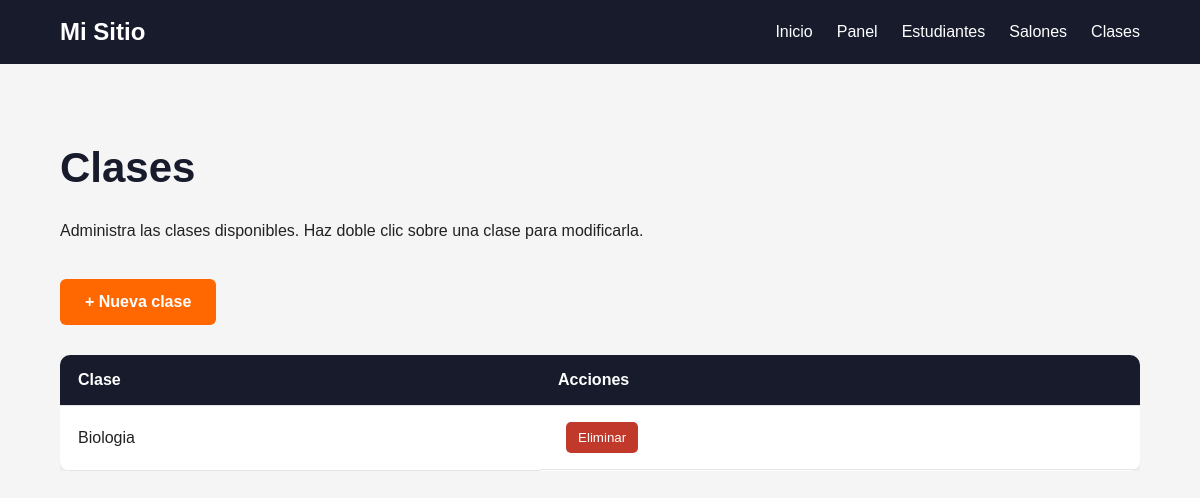
The app's page /estudiantes/clases/, older data.
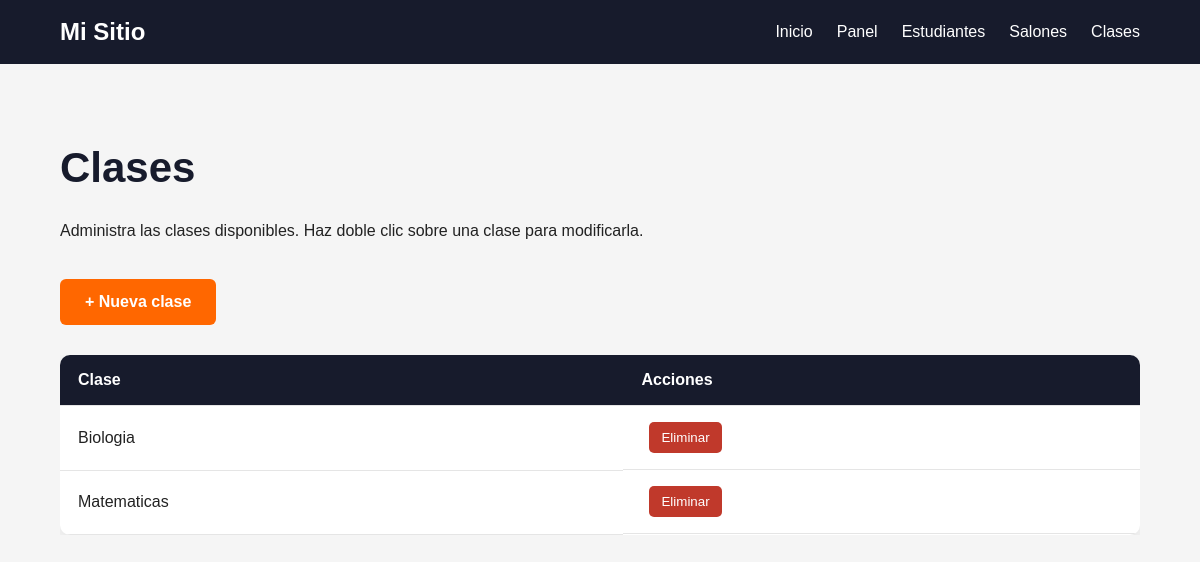
The same page, newer data.
### estudiantes/models.py (models this page shows, shortened)
class Clase(models.Model):
    nombre_clase = models.CharField(max_length=100, verbose_name="Nombre de la Clase")
    class Meta:
        verbose_name = "Clase"
        verbose_name_plural = "Clases"

### estudiantes/views.py (the view)
def lista_clases(request):
    clases = Clase.objects.all()
    return render(
        request,
        "estudiantes/clases.html",
        {
            "clases": clases
        }
    )

### estudiantes/templates/estudiantes/clases.html (shortened to what this page needs)
{% extends "estudiantes/base_estudiantes.html" %}
{% block content %}
<section class="page-section">
    <div class="container">
        <h1>Clases</h1>
        <p>
            Administra las clases disponibles.
            Haz doble clic sobre una clase para modificarla.
        </p>
        <div class="buttons">
            <a
                href="{% url 'crear_clase' %}"
                class="btn btn-primary"
            >
                + Nueva clase
            </a>
        </div>
        <div class="table-container">
            <table class="data-table">
                <thead>
                    <tr>
                        <th>Clase</th>
                        <th>Acciones</th>
                    </tr>
                </thead>
                <tbody>
                    {% for clase in clases %}
                    <tr ondblclick="editarFila(this)">
                        <td>
                            <span class="view-value">
                                {{ clase.nombre_clase }}
                            </span>
                        </td>
                        <td class="actions">
                            <form
                                method="POST"
                                action="{% url 'eliminar_clase' clase.id %}"
                                class="delete-form"
                            >
                                <button
                                    type="submit"
                                    class="btn-delete"
                                    onclick="
                                        return confirm(
                                            '¿Seguro que quieres eliminar esta clase?'
                                        );
                                    "
                                >
                                    Eliminar
                                </button>
                            </form>
                        </td>
                    </tr>
                    {% empty %}
                    <tr>
                        <td colspan="2">
                            No hay clases registradas.
                        </td>
                    </tr>
                    {% endfor %}
                </tbody>
            </table>
        </div>
    </div>
</section>
{% endblock %}

Row changes from the older to the newer data that the page shows:
added Clase: nombre_clase "Matematicas"
